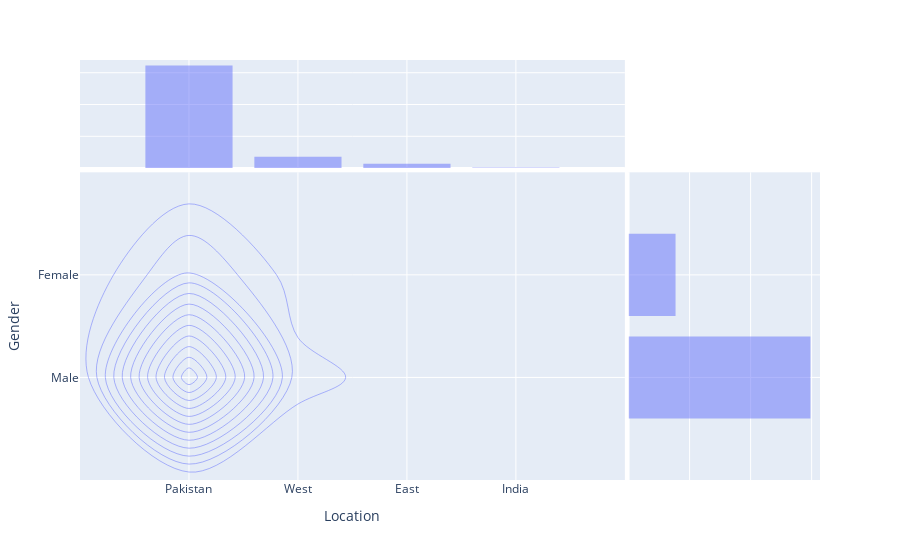

Notebook code for this chart:
### Code cell
import plotly.express as px
import matplotlib.pyplot as plt
import pandas as pd
import seaborn as sns
sns.set_theme()

# Load the example flights dataset and convert to long-form
# flights_long = sns.load_dataset("Chilla_data2_for_plots")
df = pd.read_csv('Chilla_data2_for_plots.csv')

df

fig = px.density_contour(df, x="Location", y="Gender", marginal_x="histogram", marginal_y="histogram")
fig.show()

### Figure 1 — Plotly figure (JSON) as saved in the notebook; plotly's stock layout.template omitted (floating-point values rounded to 4 significant figures; data arrays with more than 128 entries replaced by an {"elided": "..."} marker saying what was removed)
{"data": [{"contours": {"coloring": "none"}, "hovertemplate": "Location=%{x}<br>Gender=%{y}<br>count=%{z}<extra></extra>", "legendgroup": "", "line": {"color": "#636efa"}, "name": "", "showlegend": false, "type": "histogram2dcontour", "x": {"elided": "375 str values"}, "xaxis": "x", "xbingroup": "x", "y": {"elided": "375 str values"}, "yaxis": "y", "ybingroup": "y"}, {"alignmentgroup": "True", "bingroup": "x", "hovertemplate": "Location=%{x}<br>count=%{y}<extra></extra>", "legendgroup": "", "marker": {"color": "#636efa"}, "name": "", "offsetgroup": "", "opacity": 0.5, "showlegend": false, "type": "histogram", "x": {"elided": "375 str values"}, "xaxis": "x3", "yaxis": "y3"}, {"alignmentgroup": "True", "bingroup": "y", "hovertemplate": "Gender=%{y}<br>count=%{x}<extra></extra>", "legendgroup": "", "marker": {"color": "#636efa"}, "name": "", "offsetgroup": "", "opacity": 0.5, "showlegend": false, "type": "histogram", "xaxis": "x2", "y": {"elided": "375 str values"}, "yaxis": "y2"}], "layout": {"barmode": "overlay", "legend": {"tracegroupgap": 0}, "margin": {"t": 60}, "xaxis": {"anchor": "y", "domain": [0, 0.7363], "title": {"text": "Location"}}, "xaxis2": {"anchor": "y2", "domain": [0.7413, 1], "matches": "x2", "showgrid": true, "showline": false, "showticklabels": false, "ticks": ""}, "xaxis3": {"anchor": "y3", "domain": [0, 0.7363], "matches": "x", "showgrid": true, "showticklabels": false}, "xaxis4": {"anchor": "y4", "domain": [0.7413, 1], "matches": "x2", "showgrid": true, "showline": false, "showticklabels": false, "ticks": ""}, "yaxis": {"anchor": "x", "domain": [0, 0.7326], "title": {"text": "Gender"}}, "yaxis2": {"anchor": "x2", "domain": [0, 0.7326], "matches": "y", "showgrid": true, "showticklabels": false}, "yaxis3": {"anchor": "x3", "domain": [0.7426, 1], "matches": "y3", "showgrid": true, "showline": false, "showticklabels": false, "ticks": ""}, "yaxis4": {"anchor": "x4", "domain": [0.7426, 1], "matches": "y3", "showgrid": true, "showline": false, "showticklabels": false, "ticks": ""}}}
